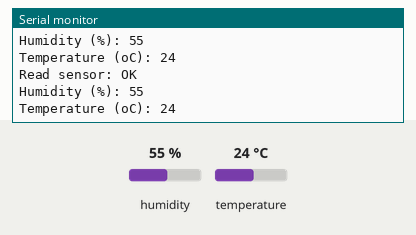
Simulated run of this sketch. Board: Arduino Uno, built with avr-gcc and run on an emulated ATmega328P. On the bench: the last lines printed to the serial monitor. The inputs (shaded band) are chosen by the test bench; at power-on: humidity 55 %, temperature 24 °C.

Above: at 1.8 s.
1.9 s: humidity set to 22 %
At 2.9 s:
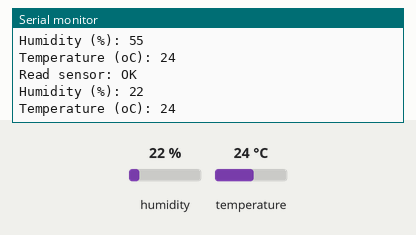
3.4 s: temperature set to 12 °C
At 4.7 s:
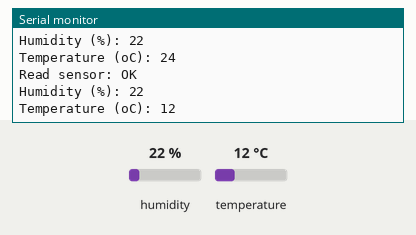
4.9 s: humidity set to 40 %
At 5.5 s:
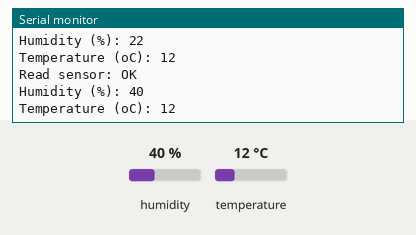
Timing chart, 0 to 7.9 s (numbered marks = the images above; inputs shaded):
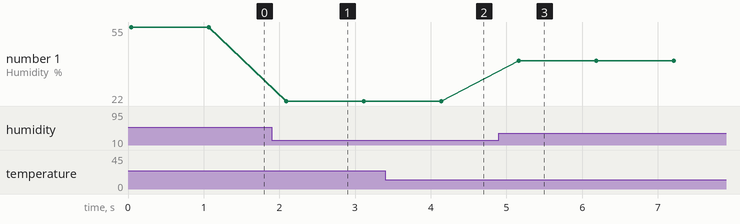

Measured:
- after the input at 1.9 s, the serial monitor: prints a new line after 0.19 s (image 1)
- after the input at 3.4 s, the serial monitor: prints a new line after 0.76 s (image 2)
- after the input at 4.9 s, the serial monitor: prints a new line after 0.26 s (image 3)
- plotted number 1: 55 → 22 after the input at 1.9 s, 22 → 40 after the input at 4.9 s

The sketch:

6.2.2-DHT11.ino
```cpp
/*
OpenJumper Examples
DHT11 Moudle
www.openjumper.com
*/
#include <dht11.h>

dht11 DHT11;

#define DHT11PIN 2

void setup()
{
    Serial.begin(9600);
}

void loop()
{
    Serial.println("\n");
    // 读取传感器数据
    int chk = DHT11.read(DHT11PIN);
    Serial.print("Read sensor: ");
    // 检测数据是否正常接收
    switch (chk)
    {
    case DHTLIB_OK:
        Serial.println("OK");
        break;
    case DHTLIB_ERROR_CHECKSUM:
        Serial.println("Checksum error");
        break;
    case DHTLIB_ERROR_TIMEOUT:
        Serial.println("Time out error");
        break;
    default:
        Serial.println("Unknown error");
        break;
    }
    // 输出湿度与温度信息
    Serial.print("Humidity (%): ");
    Serial.println(DHT11.humidity);
    Serial.print("Temperature (oC): ");
    Serial.println(DHT11.temperature);

    delay(1000);
}
```
